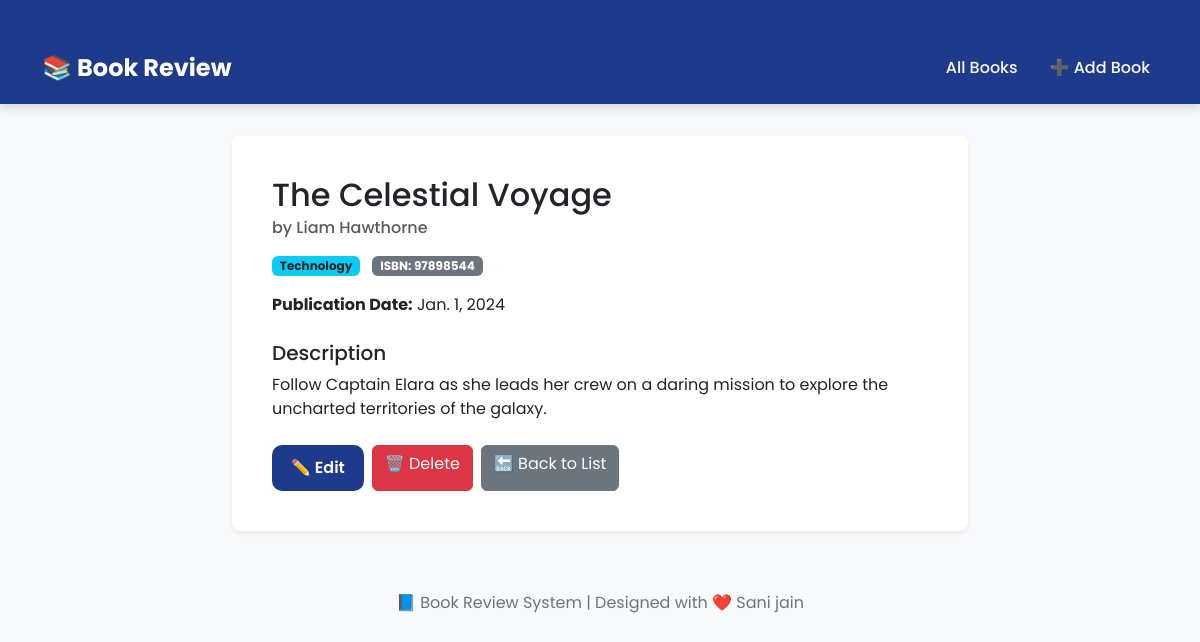
/book/2/, run on the app's committed database.
### book/models.py (models this page shows, shortened)
class Book(models.Model):
    GENRE_CHOICES = [
        ('fiction', 'Fiction'),
        ('non_fiction', 'Non-Fiction'),
        ('science', 'Science'),
        ('technology', 'Technology'),
        ('history', 'History'),
        ('other', 'Other'),
    ]
    title = models.CharField(max_length=200)
    author = models.CharField(max_length=200)
    description = models.TextField()
    genre = models.CharField(max_length=20, choices=GENRE_CHOICES)
    isbn = models.CharField('ISBN', max_length=13, unique=True)
    publication_date = models.DateField()
    average_rating = models.DecimalField(
        max_digits=3,
        decimal_places=2,
        validators=[MinValueValidator(0), MaxValueValidator(5)],
        default=0
    )
    created_at = models.DateTimeField(auto_now_add=True)
    updated_at = models.DateTimeField(auto_now=True)

### book/views.py (the view)
# urls.py: path('book/<int:pk>/', views.BookDetailView.as_view(), name='book-detail'),
class BookDetailView(TemplateView):
    template_name = 'book/book_detail.html'
    def get_context_data(self, **kwargs):
        context =  super().get_context_data(**kwargs)
        pk = kwargs.get('pk')
        context['book'] = Book.objects.get(pk=pk)
        return context

### book/templates/book/book_detail.html (shortened to what this page needs)
{% extends 'book/base.html' %}
{% block content %}
<div class="row justify-content-center">
    <div class="col-md-8">
        <div class="card shadow-sm rounded-3 p-4">
            <div class="card-body">
                <h2 class="card-title mb-2">{{ book.title }}</h2>
                <h6 class="card-subtitle mb-3 text-muted">by {{ book.author }}</h6>
                <div class="mb-3">
                    <span class="badge bg-info text-dark me-2">{{ book.genre|capfirst }}</span>
                    <span class="badge bg-secondary">ISBN: {{ book.isbn }}</span>
                </div>
                <p><strong>Publication Date:</strong> {{ book.publication_date }}</p>
                <h5 class="mt-4">Description</h5>
                <p class="card-text">{{ book.description }}</p>
                <div class="mt-4 d-flex flex-wrap gap-2">
                    <a href="{% url 'book-update' book.pk %}" class="btn btn-modern">✏️ Edit</a>
                    <a href="{% url 'book-delete' book.pk %}" class="btn btn-danger">🗑️ Delete</a>
                    <a href="{% url 'book-list' %}" class="btn btn-secondary">🔙 Back to List</a>
                </div>
            </div>
        </div>
    </div>
</div>
{% endblock content %}

### book/templates/book/base.html (style rules this page uses)
body { font-family: 'Poppins', sans-serif; background-color: #f8f9fb; color: #333; }
.btn-modern { background-color: #1e3a8a; color: #fff; border-radius: 10px; padding: 10px 18px; font-weight: 600; transition: all 0.3s ease-in-out; }
.card { border: none; border-radius: 12px; box-shadow: 0 4px 10px rgba(0, 0, 0, 0.1); transition: transform 0.2s ease-in-out; }

### data on the page
Book: title "The Celestial Voyage", author "Liam Hawthorne", genre "Technology", isbn "97898544", publication_date "Jan. 1, 2024", description "Follow Captain Elara as she leads her crew on a daring mission to explore the uncharted territories of the galaxy."
